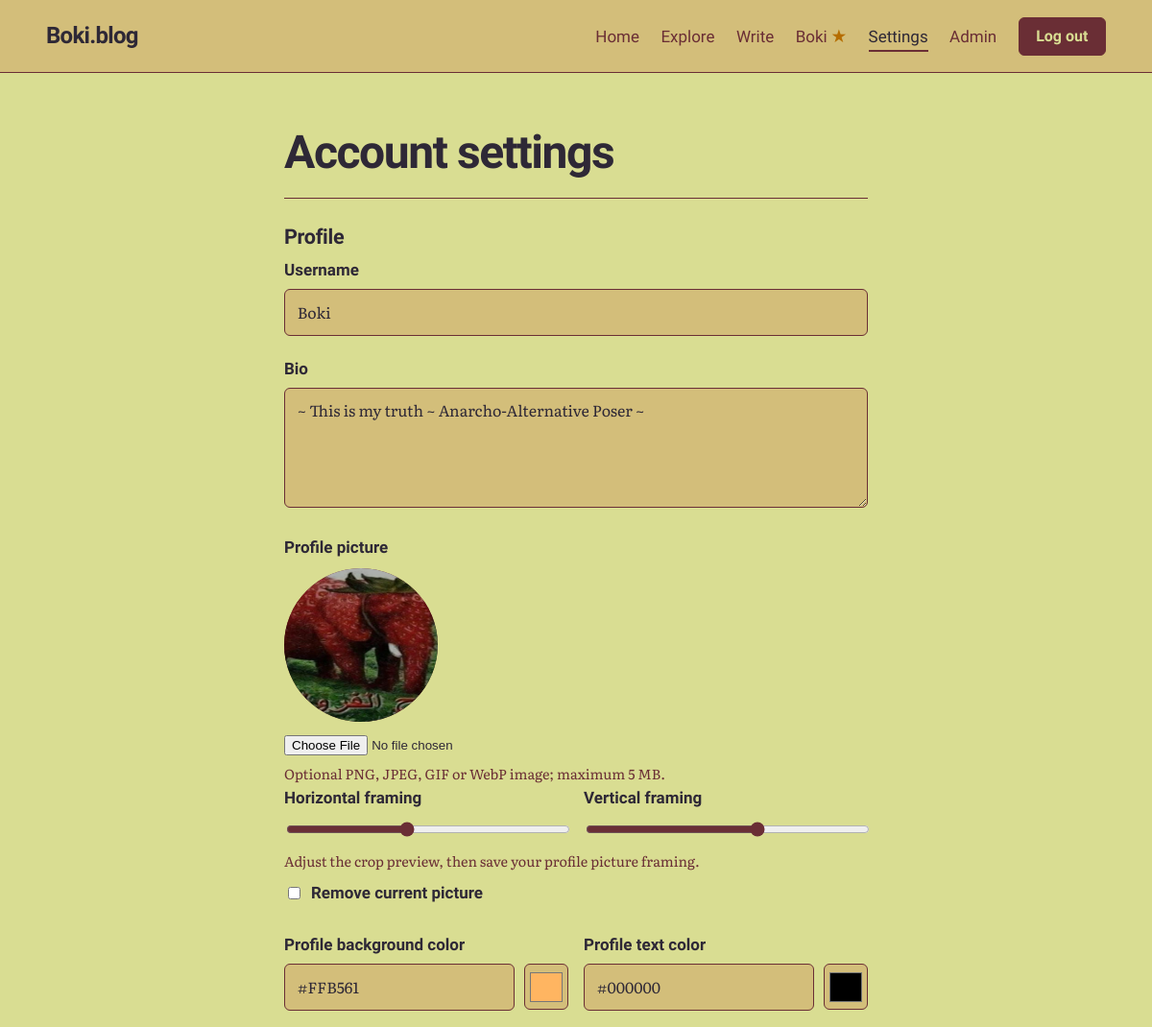
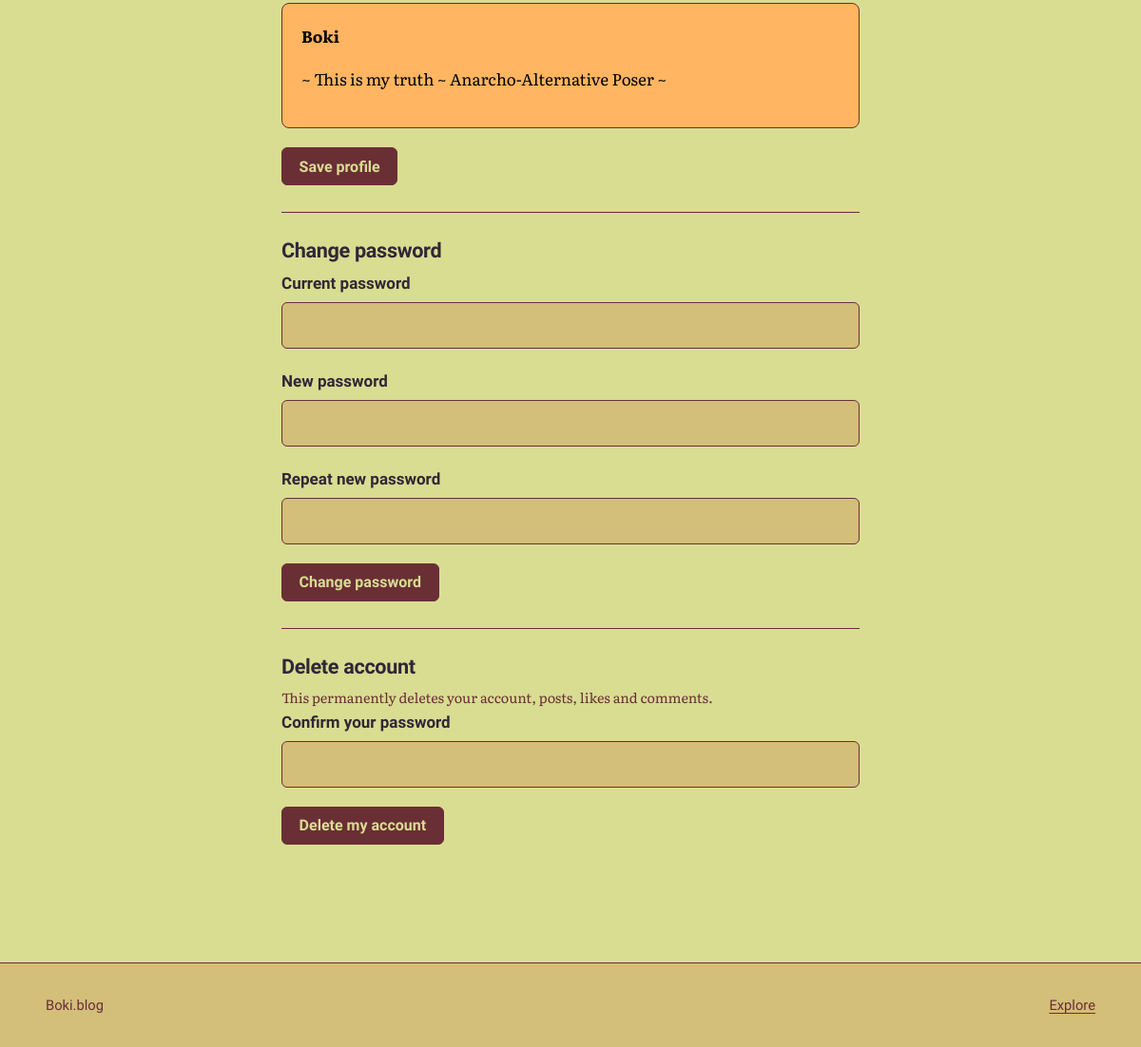
The app's page /settings (signed in) with its own data (2 pictures, top to bottom).
### tables this page shows
CREATE TABLE users (
    id            INTEGER PRIMARY KEY,
    username      TEXT NOT NULL UNIQUE COLLATE NOCASE,
    password_hash TEXT NOT NULL,
    is_admin      INTEGER NOT NULL DEFAULT 0,
    created_at    TEXT NOT NULL DEFAULT (datetime('now')),
    bio           TEXT NOT NULL DEFAULT '',
    avatar        TEXT,
    profile_bg    TEXT NOT NULL DEFAULT '#D9DD92',
    profile_text  TEXT NOT NULL DEFAULT '#2E2836'
, avatar_position_x INTEGER NOT NULL DEFAULT 50, avatar_position_y INTEGER NOT NULL DEFAULT 50, bokword_victories INTEGER NOT NULL DEFAULT 0, boknections_victories INTEGER NOT NULL DEFAULT 0);

### app.py (the view, shortened to what this page needs)
@app.route("/settings", methods=["GET", "POST"])
@login_required
def account_settings():
    settings = db().execute(
        "SELECT username, bio, avatar, avatar_position_x, avatar_position_y, "
        "profile_bg, profile_text "
        "FROM users WHERE id = ?", (g.user["id"],)).fetchone()
    return render_template("settings.html", settings=settings)

### app.py (called while the page is built)
def db():
    if "db" not in g:
        g.db = sqlite3.connect(DB_PATH)
        g.db.row_factory = sqlite3.Row
        g.db.execute("PRAGMA foreign_keys = ON")
    return g.db

def get_setting(key):
    row = db().execute("SELECT value FROM settings WHERE key = ?", (key,)).fetchone()
    return row["value"] if row else None

def boknections_enabled():
    return get_setting("boknections_enabled") == "1"

def flower_usernames():
    if "flower_users" not in g:
        g.flower_users = set()
        if boknections_enabled():
            rows = db().execute(
                "SELECT u.username FROM boknections_progress p "
                "JOIN boknections_state s ON s.id = 1 AND s.version = p.puzzle_version "
                "JOIN users u ON u.id = p.user_id WHERE p.solved = 1").fetchall()
            g.flower_users = {row["username"] for row in rows}
    return g.flower_users

@app.after_request
def security_headers(resp):
    resp.headers["Content-Security-Policy"] = (
        "default-src 'self'; style-src 'self' 'unsafe-inline' https://fonts.googleapis.com; "
        "font-src https://fonts.gstatic.com; img-src 'self' data:; "
        "form-action 'self'; frame-ancestors 'none'; base-uri 'self'")
    resp.headers["X-Content-Type-Options"] = "nosniff"
    resp.headers["Referrer-Policy"] = "same-origin"
    return resp

@app.context_processor
def inject_site():
    return {"site_name": app.config["SITE_NAME"]}

def login_required(view):
    @wraps(view)
    def wrapped(*args, **kwargs):
        if g.user is None:
            flash("Log in to continue.", "info")
            return redirect(url_for("login", next=request.full_path.rstrip("?")))
        return view(*args, **kwargs)
    return wrapped

### templates/settings.html (shortened to what this page needs)
{% extends "base.html" %}
{% block content %}
<div class="wrap page narrow">
  <h1 class="page-title">Account settings</h1>
  <section class="admin-block">
    <h2>Profile</h2>
    <form method="post" class="stack" enctype="multipart/form-data">
      <div class="field-group">
        <label for="username">Username</label>
        <input id="username" name="username" type="text" minlength="3" maxlength="24" pattern="[A-Za-z0-9_]{3,24}" value="{{ settings.username }}" required>
      </div>
      <div class="field-group">
        <label for="bio">Bio</label>
        <textarea id="bio" name="bio" rows="4" maxlength="500">{{ settings.bio }}</textarea>
      </div>
      <div class="field-group">
        <label for="avatar">Profile picture</label>
        <div class="avatar-crop-preview" data-avatar-crop-preview>
          <img
            id="avatar-crop-image"
            src="{{ url_for('uploaded_file', filename=settings.avatar) if settings.avatar else '' }}"
            alt="Profile picture crop preview"
            style="object-position: {{ settings.avatar_position_x }}% {{ settings.avatar_position_y }}%;"
            {% if not settings.avatar %}hidden{% endif %}>
        </div>
        <input id="avatar" name="avatar" type="file" accept="image/png,image/jpeg,image/gif,image/webp">
        <p class="help">Optional PNG, JPEG, GIF or WebP image; maximum 5 MB.</p>
        <div class="avatar-framing">
          <div class="field-group">
            <label for="avatar-position-x">Horizontal framing</label>
            <input id="avatar-position-x" name="avatar_position_x" type="range" min="0" max="100" value="{{ settings.avatar_position_x }}" data-avatar-position-x>
          </div>
          <div class="field-group">
            <label for="avatar-position-y">Vertical framing</label>
            <input id="avatar-position-y" name="avatar_position_y" type="range" min="0" max="100" value="{{ settings.avatar_position_y }}" data-avatar-position-y>
          </div>
        </div>
        <p class="help">Adjust the crop preview, then save your profile picture framing.</p>
        {% if settings.avatar %}
          <label class="check-field"><input type="checkbox" name="remove_avatar" value="1"> Remove current picture</label>
        {% endif %}
      </div>
      <div class="color-fields">
        <div class="field-group">
          <label for="profile-bg">Profile background color</label>
          <div class="color-control">
            <input id="profile-bg" name="profile_bg" type="text" value="{{ settings.profile_bg }}" maxlength="7" pattern="#?[0-9A-Fa-f]{6}" required data-color-hex>
            <input type="color" value="{{ settings.profile_bg }}" aria-label="Choose profile background color" data-color-wheel>
          </div>
        </div>
        <div class="field-group">
          <label for="profile-text">Profile text color</label>
          <div class="color-control">
            <input id="profile-text" name="profile_text" type="text" value="{{ settings.profile_text }}" maxlength="7" pattern="#?[0-9A-Fa-f]{6}" required data-color-hex>
            <input type="color" value="{{ settings.profile_text }}" aria-label="Choose profile text color" data-color-wheel>
          </div>
        </div>
      </div>
      <aside class="color-preview profile-color-preview" data-color-preview aria-label="Profile color preview">
        <strong data-preview-title>{{ settings.username }}</strong>
        <p data-preview-body>{{ settings.bio or 'Your profile bio will appear here.' }}</p>
      </aside>
      <div class="actions"><button class="button" type="submit">Save profile</button></div>
    </form>
  </section>
  <section class="admin-block">
    <h2>Change password</h2>
    <form method="post" action="{{ url_for('change_password') }}" class="stack">
      <div class="field-group">
        <label for="current-password">Current password</label>
        <input id="current-password" name="current_password" type="password" autocomplete="current-password" required>
      </div>
      <div class="field-group">
        <label for="new-password">New password</label>
        <input id="new-password" name="new_password" type="password" minlength="8" maxlength="128" autocomplete="new-password" required>
      </div>
      <div class="field-group">
        <label for="confirm-password">Repeat new password</label>
        <input id="confirm-password" name="confirm_password" type="password" minlength="8" maxlength="128" autocomplete="new-password" required>
      </div>
      <div class="actions"><button class="button" type="submit">Change password</button></div>
    </form>
  </section>
  <section class="admin-block danger-zone">
    <h2>Delete account</h2>
    <p class="help">This permanently deletes your account, posts, likes and comments.</p>
    <form method="post" action="{{ url_for('delete_account') }}" class="stack">
      <div class="field-group">
        <label for="delete-password">Confirm your password</label>
        <input id="delete-password" name="current_password" type="password" autocomplete="current-password" required>
      </div>
      <div class="actions"><button class="button danger" type="submit">Delete my account</button></div>
    </form>
  </section>
</div>
{% endblock %}

### templates/_macros.html (shortened to what this page needs)
{% macro user_name(username, crossword_star=false) %}
  {{ username }}{% if crossword_star %}<span class="achievement-star" role="img" aria-label="Solved the current Weekly Bokword" title="Solved the current Weekly Bokword">★</span>{% endif %}
{% endmacro %}

### static/style.css (style rules this page uses)
:root { --bg: #D9DD92; --surface: #D3BE7A; --ink: #2E2836; --chrome-ink: var(--ink); --ink-soft: #6A2E35; --line: #6A2E35; --accent: #6A2E35; --accent-ink: #D9DD92; --mark: #D3BE7A; --danger: #6A2E35; --ok: #2E2836; --font-display: "Bricolage Grotesque", "Helvetica Neue", Arial, sans-serif; --font-body: "Literata", Georgia, "Times New Roman", serif; --measure: 38rem; --page: 72rem; --gap: clamp(1.25rem, 4vw, 3rem); }
*, *::before, *::after { box-sizing: border-box; }
html { -webkit-text-size-adjust: 100%; }
body { margin: 0; min-height: 100vh; display: flex; flex-direction: column; background: var(--bg); color: var(--ink); font-family: var(--font-body); font-size: 1.0625rem; line-height: 1.65; }
h1, h2, h3, h4 { font-family: var(--font-display); line-height: 1.12; letter-spacing: -0.015em; margin: 0; }
.wrap { width: min(100% - 2 * var(--gap), var(--page)); margin-inline: auto; }
.achievement-star { color: #B56D00; font-size: 1.1em; line-height: 1; margin-left: 0.2em; vertical-align: baseline; }
.page { padding-block: clamp(2rem, 5vw, 3.5rem) clamp(3rem, 8vw, 6rem); }
.page.narrow { max-width: 38rem; margin-inline: auto; }
.page-title { font-size: clamp(2rem, 5vw, 3rem); font-weight: 800; letter-spacing: -0.03em; margin-bottom: 1.25rem; }
.avatar-crop-preview { width: 10rem; height: 10rem; overflow: hidden; border-radius: 50%; margin-block: 0.5rem; background: var(--accent); color: var(--accent-ink); }
.avatar-crop-preview img { display: block; width: 100%; height: 100%; object-fit: cover; }
.avatar-framing { display: grid; grid-template-columns: repeat(auto-fit, minmax(13rem, 1fr)); gap: 1rem; }
.avatar-framing input[type="range"] { width: 100%; accent-color: var(--accent); }
.check-field { display: flex !important; align-items: center; gap: 0.5rem; margin-block: 0.5rem; }
.check-field input { width: auto; }
.color-fields { display: grid; grid-template-columns: repeat(auto-fit, minmax(13rem, 1fr)); gap: 1rem; }
.color-control { display: flex; gap: 0.6rem; align-items: center; }
.color-control input[data-color-hex] { min-width: 0; }
input[type="color"] { width: 3.5rem; height: 3rem; padding: 0.2rem; border: 1px solid var(--line); border-radius: 6px; background: var(--surface); cursor: pointer; }
input[type="text"], input[type="password"], input[type="search"], select, textarea { width: 100%; padding: 0.65rem 0.8rem; border: 1px solid var(--line); border-radius: 6px; background: var(--surface); color: var(--ink); font: inherit; font-size: 1rem; }
textarea { resize: vertical; line-height: 1.6; }
.stack { display: grid; gap: 1.25rem; }
.field-group label { display: block; margin-bottom: 0.35rem; font-family: var(--font-display); font-weight: 600; }
.help { margin: 0.35rem 0 0; font-size: 0.9rem; color: var(--ink-soft); }
.actions { display: flex; flex-wrap: wrap; align-items: center; gap: 1rem; }
.button { display: inline-block; padding: 0.6rem 1.1rem; border: 1px solid var(--accent); border-radius: 6px; background: var(--accent); color: var(--accent-ink); font-family: var(--font-display); font-weight: 600; font-size: 1rem; text-decoration: none; cursor: pointer; }
.button.secondary, .button.danger { background: var(--accent); border-color: var(--accent); color: var(--accent-ink); }
.color-preview { padding: 1.25rem; border: 1px solid var(--preview-accent, var(--line)); border-radius: 8px; background: var(--preview-background, var(--surface)); color: var(--preview-body, var(--ink)); }
.profile-color-preview, .profile-color-preview h3 { color: var(--preview-text, var(--ink)); }
.danger-zone { border-color: var(--danger); }
.admin-block { padding-block: 1.75rem; border-top: 1px solid var(--line); }
.admin-block h2 { font-size: 1.35rem; margin-bottom: 0.5rem; }

### records on screen
users: username "Boki", bio "~ This is my truth ~ Anarcho-Alternative Poser ~", avatar (picture), avatar_position_x "42", avatar_position_y "61", profile_bg "#FFB561", profile_bg "#ffb561", profile_text "#000000"

### other values on screen
{{ site_name }} "Boki.blog"
